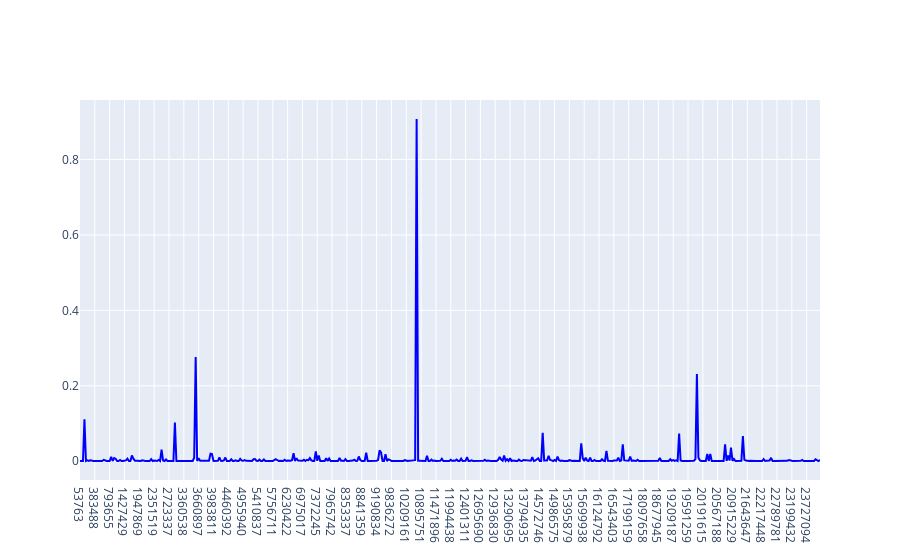

Notebook cell for this chart:
### Code cell
import plotly.graph_objects as go
fig = go.Figure()
fig.add_trace(go.Scatter(x = x , y = y, mode = 'lines', text = x, line=dict(color='blue'), hoverinfo = 'text'))
fig.show()

### Figure 1 — Plotly figure (JSON) as saved in the notebook; plotly's stock layout.template omitted (floating-point values rounded to 4 significant figures; data arrays with more than 128 entries replaced by an {"elided": "..."} marker saying what was removed)
{"data": [{"hoverinfo": "text", "line": {"color": "blue"}, "mode": "lines", "text": {"elided": "500 str values"}, "type": "scatter", "x": {"elided": "500 str values"}, "y": {"elided": "500 float values"}}], "layout": {}}
